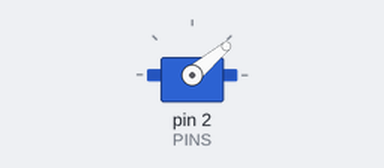
This sketch was run on a simulated Arduino Nano, built with avr-gcc and run on an emulated ATmega328P. On the bench: servo. What the sketch prints to the serial monitor is not drawn.

Above: at 0.35 s.
At 0.5 s:
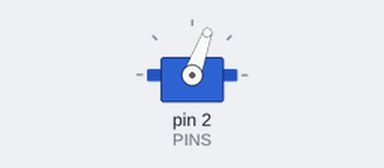
At 0.7 s:
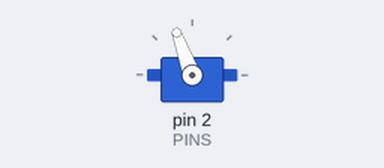
At 1.05 s:
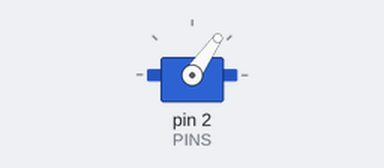
Timing chart, 0 to 8.4 s (numbered marks = the images above):
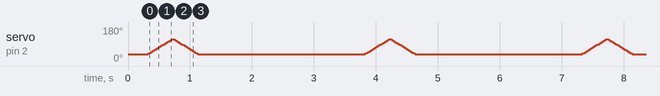

The sketch:

servo_scan.ino
```cpp
/*
 * servo_scan.ino — Diagnóstico de mapeamento de pinos dos servos (HACKberry / Nano)
 * Projeto Thoth — UFRGS
 *
 * Testa UM pino por vez: anuncia pela serial (115200) e faz o servo varrer
 * ~35°..115°..35°. Observe a mão e veja QUAL dedo se move em cada pino.
 * Use para descobrir onde está o servo dos "três dedos" se ele não responder no D6.
 *
 * Abra o monitor serial:
 *   arduino-cli monitor -p COM16 -c baudrate=115200
 */

#include <Servo.h>

// Varre uma faixa ampla de pinos digitais (a Servo lib funciona em qualquer um).
const uint8_t PINS[] = {2, 3, 4, 5, 6, 7, 8, 9, 10, 11, 12};
const uint8_t N = sizeof(PINS) / sizeof(PINS[0]);

Servo s;

void sweep(uint8_t pin) {
  s.attach(pin);
  for (int a = 35; a <= 115; a += 5) { s.write(a); delay(25); }
  for (int a = 115; a >= 35; a -= 5) { s.write(a); delay(25); }
  s.write(35);
  delay(150);
  s.detach();   // libera o pino antes do proximo
}

void setup() {
  Serial.begin(115200);
  delay(300);
  Serial.println(F("=== SERVO SCAN: observe qual dedo se move em cada pino ==="));
}

void loop() {
  for (uint8_t i = 0; i < N; i++) {
    Serial.print(F(">>> Testando pino D"));
    Serial.println(PINS[i]);
    sweep(PINS[i]);
    delay(2500);   // pausa para voce anotar qual dedo mexeu
  }
  Serial.println(F("--- reiniciando varredura ---"));
}
```
